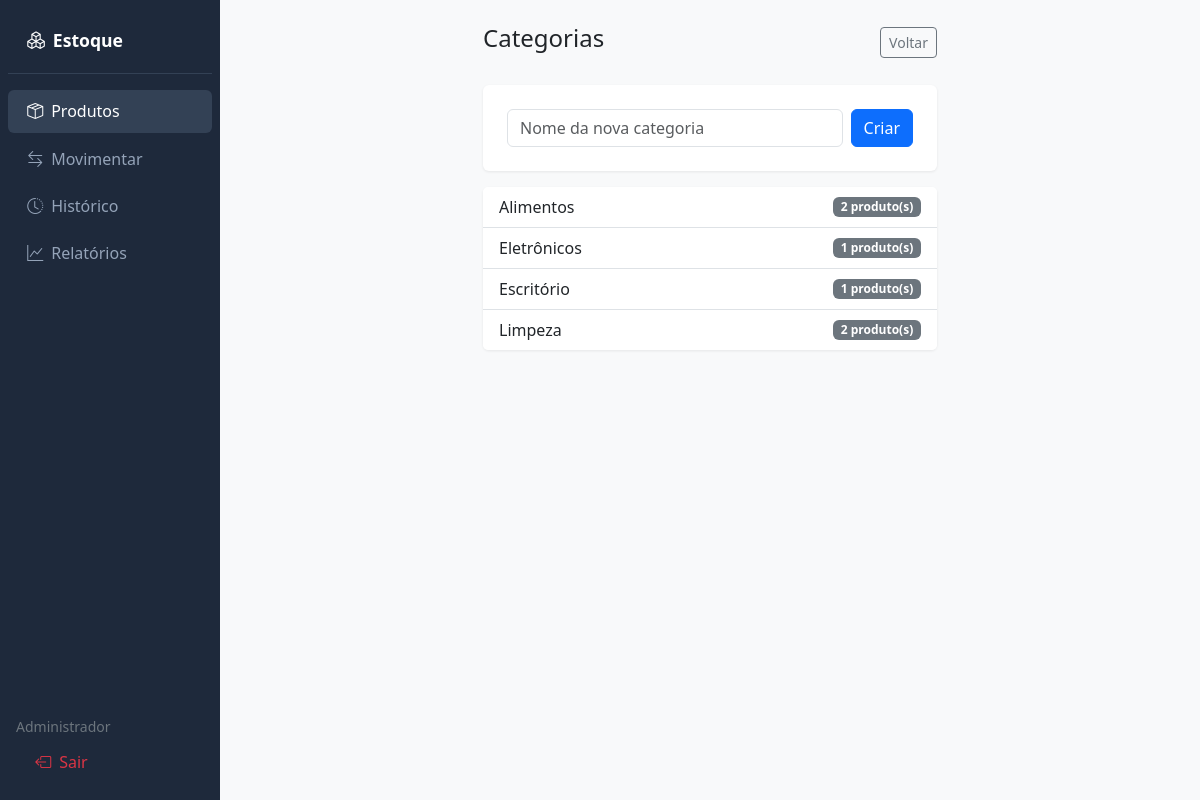
The app's page /produtos/categorias (signed in) with its own data.
### app/models/usuario.py (models this page shows, shortened)
class Usuario(UserMixin, db.Model):
    __tablename__ = "usuarios"
    id = db.Column(db.Integer, primary_key=True)
    nome = db.Column(db.String(100), nullable=False)
    email = db.Column(db.String(150), unique=True, nullable=False)
    senha_hash = db.Column(db.String(256), nullable=False)
    admin = db.Column(db.Boolean, default=False)
    criado_em = db.Column(db.DateTime, default=datetime.utcnow)
    movimentacoes = db.relationship("Movimentacao", backref="usuario", lazy=True)

### app/models/produto.py (models this page shows, shortened)
class Categoria(db.Model):
    __tablename__ = "categorias"
    id = db.Column(db.Integer, primary_key=True)
    nome = db.Column(db.String(80), unique=True, nullable=False)
    produtos = db.relationship("Produto", backref="categoria", lazy=True)

### app/routes/produtos.py (the view)
@produtos_bp.route("/categorias")
@login_required
def categorias():
    cats = Categoria.query.order_by(Categoria.nome).all()
    return render_template("produtos/categorias.html", categorias=cats)

### app/models/usuario.py (called while the page is built)
@login_manager.user_loader
def load_user(user_id):
    return Usuario.query.get(int(user_id))

### app/templates/produtos/categorias.html (shortened to what this page needs)
{% extends "base.html" %}
{% block content %}
<div class="row justify-content-center">
  <div class="col-md-6">
    <div class="d-flex justify-content-between align-items-center mb-4">
      <h4>Categorias</h4>
      <a href="{{ url_for('produtos.listar') }}" class="btn btn-outline-secondary btn-sm">Voltar</a>
    </div>
    <div class="card p-4 mb-3">
      <form method="POST" action="{{ url_for('produtos.nova_categoria') }}" class="d-flex gap-2">
        <input type="text" name="nome" class="form-control" placeholder="Nome da nova categoria" required>
        <button type="submit" class="btn btn-primary">Criar</button>
      </form>
    </div>
    <div class="card">
      <ul class="list-group list-group-flush">
        {% for cat in categorias %}
          <li class="list-group-item d-flex justify-content-between align-items-center">
            <span>{{ cat.nome }}</span>
            <span class="badge bg-secondary">{{ cat.produtos|length }} produto(s)</span>
          </li>
        {% else %}
          <li class="list-group-item text-muted text-center py-3">Nenhuma categoria ainda.</li>
        {% endfor %}
      </ul>
    </div>
  </div>
</div>
{% endblock %}

### app/templates/base.html (shortened to what this page needs)
<!DOCTYPE html>
<html lang="pt-BR">
<head>
  <link href="https://cdn.jsdelivr.net/npm/bootstrap@5.3.0/dist/css/bootstrap.min.css" rel="stylesheet">
  <link href="https://cdn.jsdelivr.net/npm/bootstrap-icons@1.11.0/font/bootstrap-icons.css" rel="stylesheet">
</head>
<body>
<div class="d-flex">
  {% if current_user.is_authenticated %}
  <div class="sidebar d-flex flex-column p-2" style="width:220px; min-width:220px">
    <div class="brand mb-3"><i class="bi bi-boxes me-2"></i>Estoque</div>
    <nav class="nav flex-column gap-1">
      <a href="{{ url_for('produtos.listar') }}"
         class="nav-link {% if request.blueprint == 'produtos' %}active{% endif %}">
        <i class="bi bi-box-seam me-2"></i>Produtos
      </a>
      <a href="{{ url_for('movimentacoes.nova') }}"
         class="nav-link {% if request.blueprint == 'movimentacoes' and 'nova' in request.path %}active{% endif %}">
        <i class="bi bi-arrow-left-right me-2"></i>Movimentar
      </a>
      <a href="{{ url_for('movimentacoes.listar') }}"
         class="nav-link">
        <i class="bi bi-clock-history me-2"></i>Histórico
      </a>
      <a href="{{ url_for('relatorios.index') }}"
         class="nav-link {% if request.blueprint == 'relatorios' %}active{% endif %}">
        <i class="bi bi-graph-up me-2"></i>Relatórios
      </a>
    </nav>
    <div class="mt-auto p-2">
      <small class="text-secondary d-block mb-1">{{ current_user.nome }}</small>
      <a href="{{ url_for('auth.logout') }}" class="nav-link text-danger">
        <i class="bi bi-box-arrow-left me-2"></i>Sair
      </a>
    </div>
  </div>
  {% endif %}
  <div class="flex-grow-1 p-4" style="min-width:0">
    {% block content %}{% endblock %}
  </div>
</div>
</body>
</html>

### app/templates/base.html (style rules this page uses)
body { background: #f8f9fa; }
.sidebar { min-height: 100vh; background: #1e293b; }
.sidebar .nav-link { color: #94a3b8; padding: .6rem 1.2rem; border-radius: 6px; }
.sidebar .nav-link:hover, .sidebar .nav-link.active { background: #334155; color: #fff; }
.sidebar .brand { color: #fff; font-size: 1.1rem; font-weight: 600; padding: 1.2rem; border-bottom: 1px solid #334155; }
.card { border: none; box-shadow: 0 1px 3px rgba(0,0,0,.08); }

### records on screen
Usuario: nome "Administrador"
Categoria: nome "Alimentos", produtos|length "2"
Categoria: nome "Eletrônicos", produtos|length "1"
Categoria: nome "Escritório", produtos|length "1"
Categoria: nome "Limpeza", produtos|length "2"
